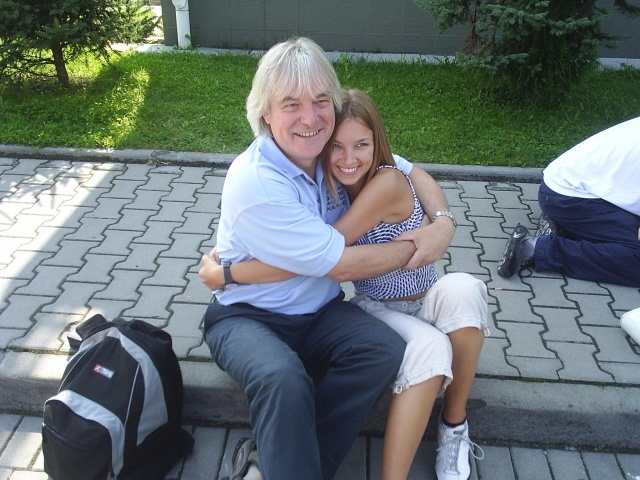
%> input picture skindetector/PIC_0111.JPG, 640 x 480 px
$ octave --eval "result = diffBackgroundSub(imread('../skindetector/PIC_0111.JPG'));"   (GNU Octave 9; MATLAB toolbox functions it lacks are replaced by stand-ins)
%> lines starting %> are read from the running program, lines starting %| are printed output that depends on the picture; in (x1, y1, x2, y2) boxes, pixels count from 0 and x2, y2 are one past the last pixel; in counts of white or black regions, pixels touching at a corner belong together; the program's own positions count from 1
### bgSub/refine_HumanBody.m
function imgMask = refine_HumanBody(fr_bw, fg)
fg = imfill(fg, 'holes');
[~, threshold] = edge(fg, 'sobel');
fudgeFactor = .5;
BWs = edge(fg,'sobel', threshold * fudgeFactor);

se90 = strel('line', 3, 90); se0 = strel('line', 3, 0);
BWsdil = imdilate(BWs, [se90 se0]);
BWdfill = imfill(BWsdil, 'holes');

seD = strel('diamond', 1);
BWfinal = imerode(BWdfill, seD);
BWfinal = imerode(BWfinal, seD);
BWfinal = imerode(BWfinal, seD);

imgMask = double(fr_bw) .* double(BWfinal);

### bgSub/diffBackgroundSub.m
function movie = diffBackgroundSub(I)
thresh = 45;
bg_bw = I(:, :,1);
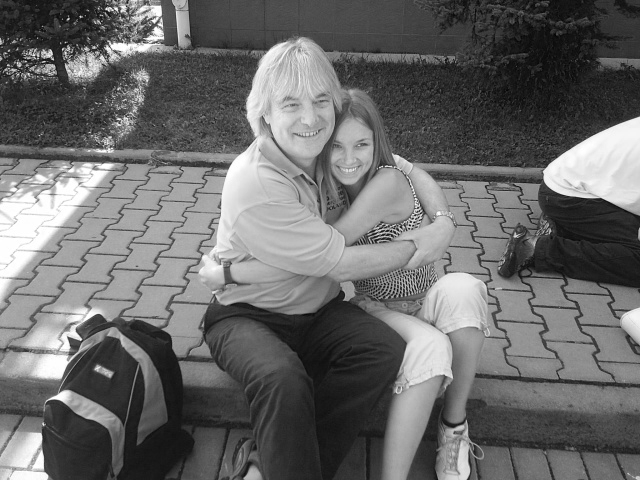
%> bg_bw: size 480x640 uint8; min 0, max 255, mean 106.1

n = size(I, 3);
%> n = 3
matlabpool open
parfor i = 2 : n
    fr_bw = I(:, :, i);
    fr_diff = abs(double(fr_bw) - double(bg_bw));  % cast operands as double to avoid negative overflow

    fg_mask = fr_diff > thresh;
    fg = uint8(double(fr_bw) .* double(fg_mask));

    fg = refine_HumanBody(fr_bw, fg);

    movie(:, :, i) = fg;
    disp(['Frame ' num2str(i)]);
end
%> this loop made 2 passes
%> threshold in refine_HumanBody on passes 1 to 2: 0.0337, 0.108
%> pass 1, in diffBackgroundSub, `fr_bw = I(:, :, i);`:
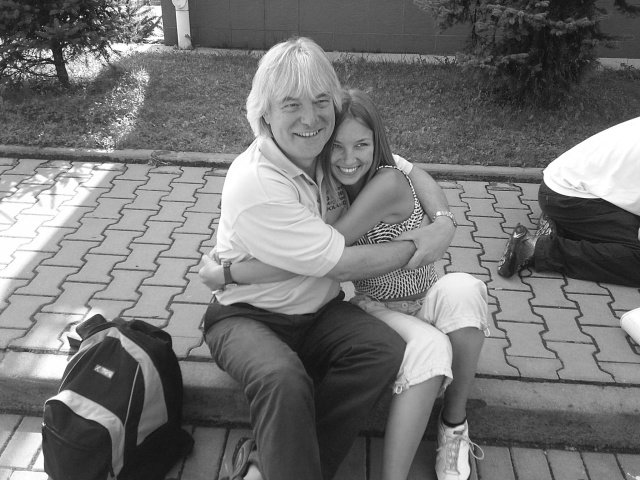
%> fr_bw: size 480x640 uint8; min 11, max 255, mean 116.6
%> pass 1, in diffBackgroundSub, `fr_diff = abs(double(fr_bw) - double(bg_bw));`:
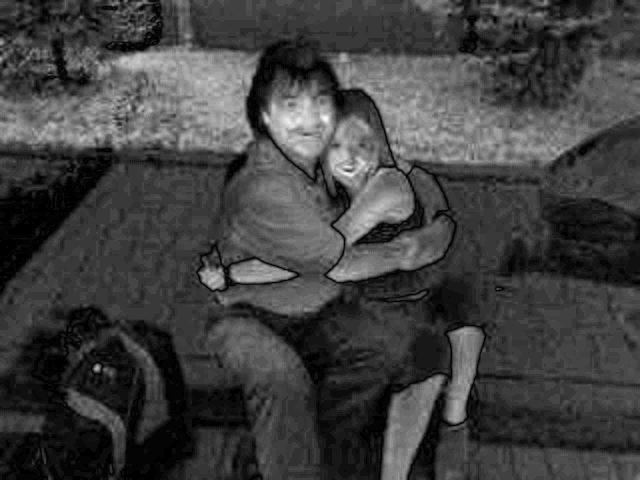
%> fr_diff: size 480x640 double; min 0, max 62, mean 15.7; drawn with min black and max white
%> pass 1, in diffBackgroundSub, `fg_mask = fr_diff > thresh;`:
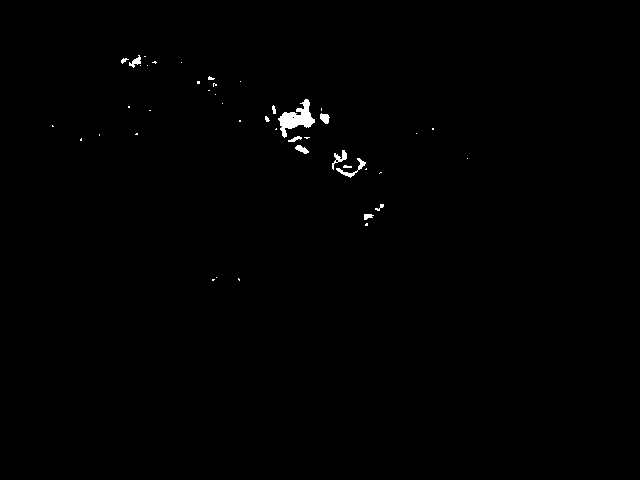
%> fg_mask: size 480x640 logical; 0.45% white; 44 white regions (31 under 20 px), largest, box (x1, y1, x2, y2) and area: (278, 99, 315, 138) 613, (336, 158, 366, 178) 130, (332, 150, 347, 170) 105
%> after the loop:
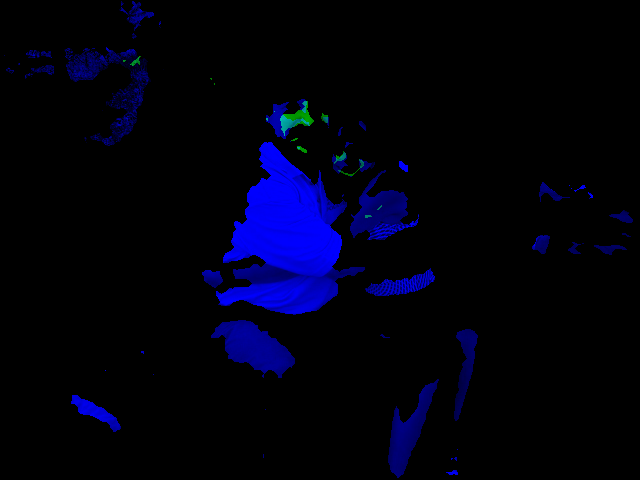
%> movie: size 480x640x3 double; mean R, G, B 0, 0.4, 15.6
matlabpool close

$ run again, on skindetector/CDVP-group.jpg
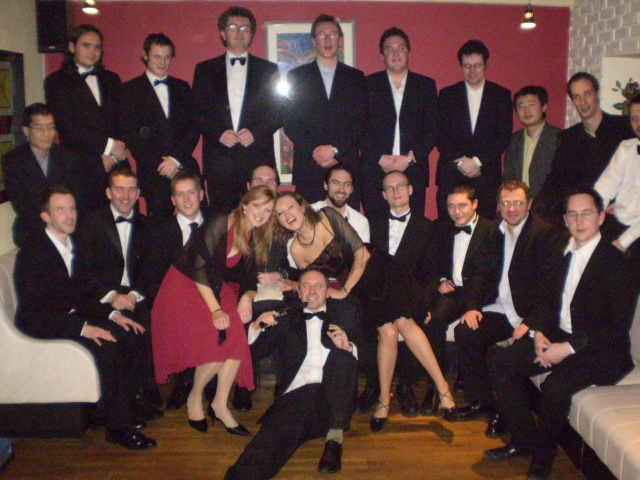
%> input picture skindetector/CDVP-group.jpg, 640 x 480 px
%> the loop in diffBackgroundSub, `parfor i = 2 : n` made 2 passes
%> threshold in refine_HumanBody on passes 1 to 2: 0.0957, 0.0903
%> pass 1, in diffBackgroundSub, `fg_mask = fr_diff > thresh;`:
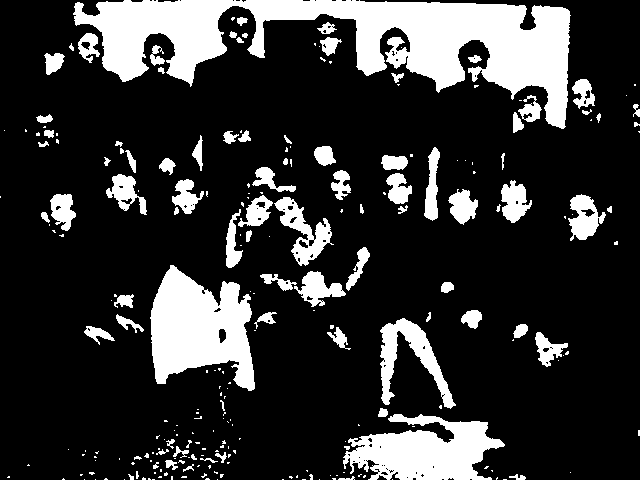
%> fg_mask: size 480x640 logical; 20.2% white; 249 white regions (161 under 20 px), largest, box (x1, y1, x2, y2) and area: (73, 0, 571, 129) 26135, (150, 265, 255, 391) 8531, (343, 414, 505, 480) 6603
%> after the loop in diffBackgroundSub, `parfor i = 2 : n`:
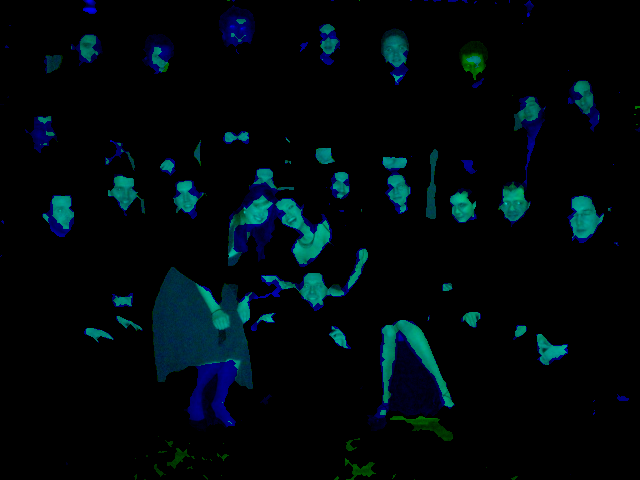
%> movie: size 480x640x3 double; mean R, G, B 0, 8.3, 11.4

$ run again, on skindetector/image-105.jpg
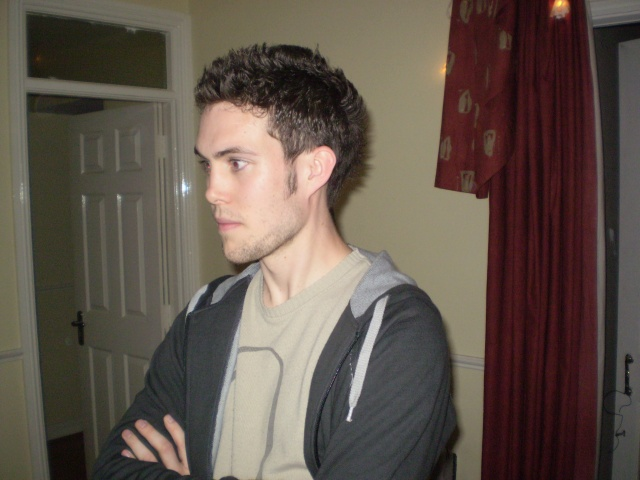
%> input picture skindetector/image-105.jpg, 640 x 480 px
%> the loop in diffBackgroundSub, `parfor i = 2 : n` made 2 passes
%> threshold in refine_HumanBody on passes 1 to 2: 0.0525, 0.0498
%> pass 1, in diffBackgroundSub, `fg_mask = fr_diff > thresh;`:
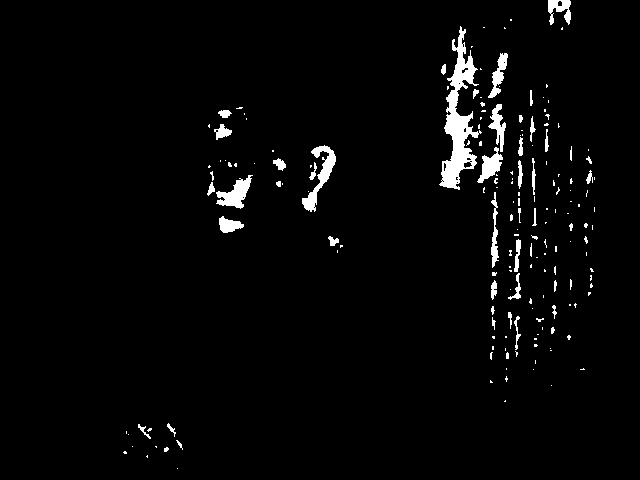
%> fg_mask: size 480x640 logical; 2.8% white; 178 white regions (133 under 20 px), largest, box (x1, y1, x2, y2) and area: (439, 26, 482, 190) 2539, (302, 145, 336, 212) 706, (216, 175, 253, 209) 580
%> after the loop in diffBackgroundSub, `parfor i = 2 : n`:
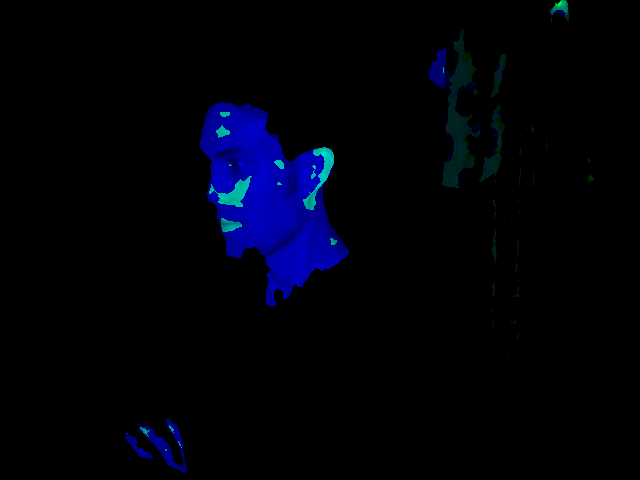
%> movie: size 480x640x3 double; mean R, G, B 0, 1.4, 10.2

$ run again, on skindetector/image6.jpg
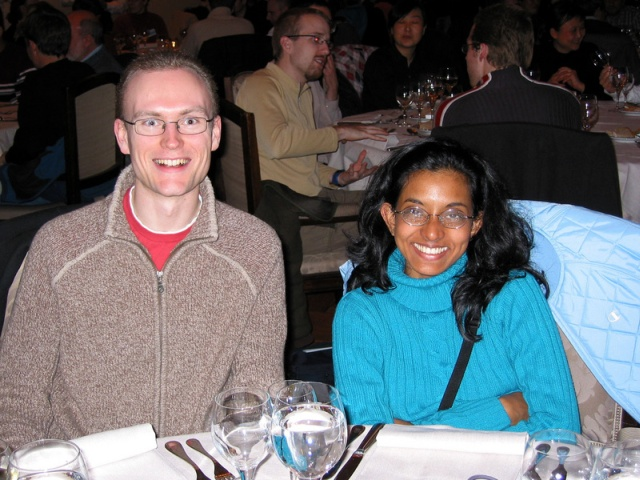
%> input picture skindetector/image6.jpg, 640 x 480 px
%> the loop in diffBackgroundSub, `parfor i = 2 : n` made 2 passes
%> threshold in refine_HumanBody on passes 1 to 2: 0.118, 0.0949
%> pass 1, in diffBackgroundSub, `fg_mask = fr_diff > thresh;`:
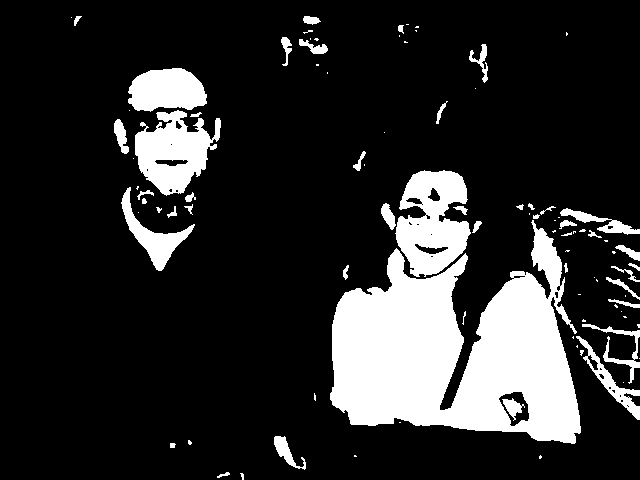
%> fg_mask: size 480x640 logical; 17.1% white; 94 white regions (48 under 20 px), largest, box (x1, y1, x2, y2) and area: (330, 220, 581, 444) 32901, (395, 170, 471, 277) 5225, (135, 110, 221, 196) 4290
%> after the loop in diffBackgroundSub, `parfor i = 2 : n`:
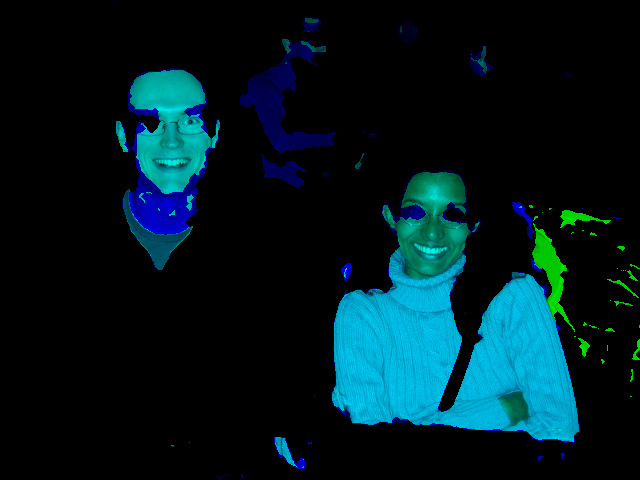
%> movie: size 480x640x3 double; mean R, G, B 0, 25.6, 31.5
